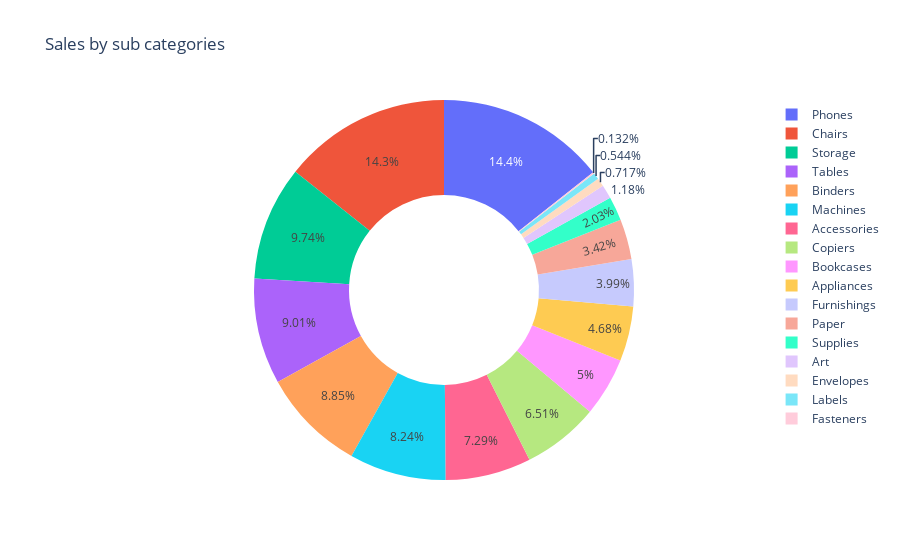

Notebook code for this chart:
### Code cell
# by pie in plotly 
fig=px.pie(sales_by_subcategory,
          names="Sub-Category",
          values="Sales",
           title="Sales by sub categories",
          hole=0.5)
fig.show()

### Figure 1 — Plotly figure (JSON) as saved in the notebook; plotly's stock layout.template omitted (floating-point values rounded to 4 significant figures)
{"data": [{"domain": {"x": [0, 1], "y": [0, 1]}, "hole": 0.5, "hovertemplate": "Sub-Category=%{label}<br>Sales=%{value}<extra></extra>", "labels": ["Accessories", "Appliances", "Art", "Binders", "Bookcases", "Chairs", "Copiers", "Envelopes", "Fasteners", "Furnishings", "Labels", "Machines", "Paper", "Phones", "Storage", "Supplies", "Tables"], "legendgroup": "", "name": "", "showlegend": true, "type": "pie", "values": [167400.0, 107500.0, 27120.0, 203400.0, 114900.0, 328400.0, 149500.0, 16480.0, 3024.0, 91710.0, 12490.0, 189200.0, 78480.0, 330000.0, 223800.0, 46670.0, 207000.0]}], "layout": {"legend": {"tracegroupgap": 0}, "title": {"text": "Sales by sub categories"}}}
